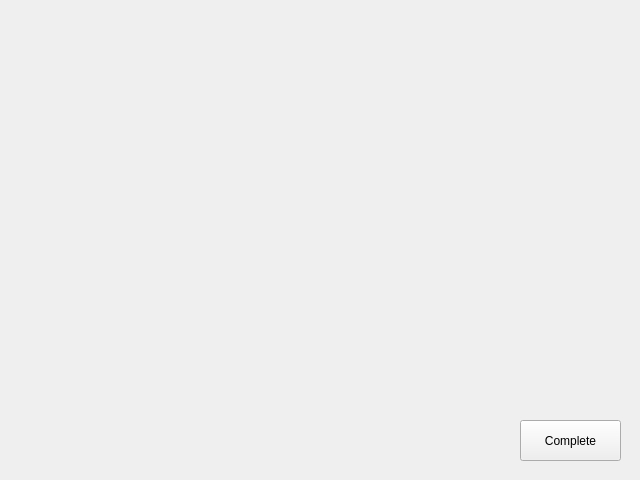
<?xml version="1.0" encoding="UTF-8"?>
<ui version="4.0">
 <class>SelectForm</class>
 <widget class="QWidget" name="SelectForm">
  <property name="geometry">
   <rect>
    <x>0</x>
    <y>0</y>
    <width>640</width>
    <height>480</height>
   </rect>
  </property>
  <property name="windowTitle">
   <string>Form</string>
  </property>
  <widget class="QPushButton" name="pushButton">
   <property name="geometry">
    <rect>
     <x>520</x>
     <y>420</y>
     <width>101</width>
     <height>41</height>
    </rect>
   </property>
   <property name="text">
    <string>Complete</string>
   </property>
  </widget>
 </widget>
 <resources/>
 <connections/>
</ui>
